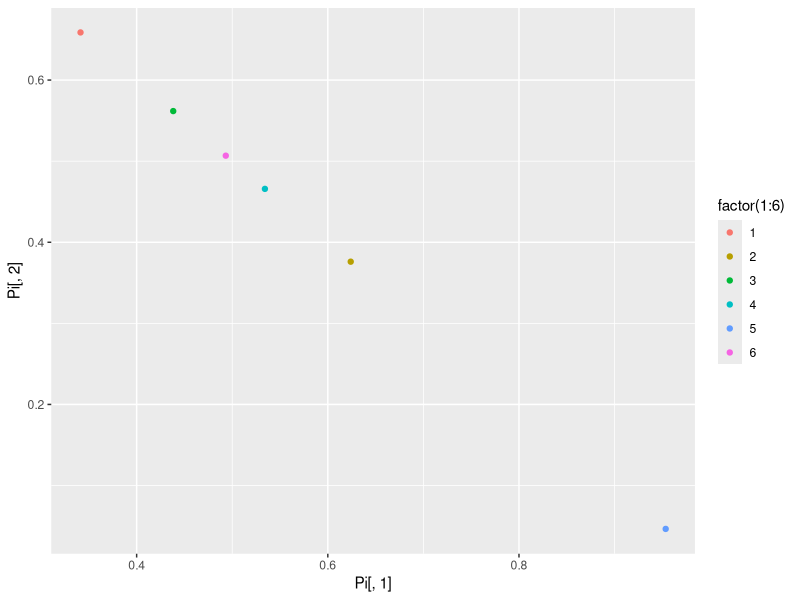

Reproduce this figure in R.
## ---- chunk 1
knitr::opts_chunk$set(echo = TRUE)
## ---- chunk 2
### Declare some toy data ----
# document term matrix of word counts
X <- rbind(c(0, 0, 1, 2, 2),
           c(0, 0, 1, 1, 1),
           c(0, 1, 2, 2, 2),
           c(4, 4, 4, 4, 4),
           c(3, 3, 4, 4, 4),
           c(3, 4, 4, 4, 4))

W <- seq_len(ncol(X))

N_d = nrow(X)  # num of docs
N_w = length(W)  # num of words
N_k = 2  # num of topics

### Initialize parameters ----
# set.seed(8675309)

alpha <- rep(1, N_k)
gamma <- rep(1, N_w) # I usually call this "beta"

# Z := word topic assignment, initialized with random integers
# This would have to be a triplet or other sparse matrix
Z <- matrix(sample.int(10, N_w * N_d, replace = TRUE), ncol = N_w, nrow = N_d)

# Pi := document topic distribution
Pi <- gtools::rdirichlet(N_d, alpha)

# B := word topic distribution
B <- gtools::rdirichlet(N_k, gamma)

### Here is the Gibbs sampler ----

num_iter <- 1000

for (j in 1:num_iter) { # for each iteration
  
  # Sample from full conditional of Z
  for (i in seq_len(N_d)) { # For each document
    for (v in seq_len(N_w)) { # for each word
      # Calculate params for Z
      p_iv <- exp(log(Pi[i,]) + log(B[,v]))
      
      # p_iv <- p_iv / sum(p_iv) # normalization not required in R
      
      # Resample word topic assignment Z
      Z[i,v] <- which.max(rmultinom(1, 1, p_iv))
    }
  }
  
  # Sample from the full conditional of Pi
  for (i in seq_len(N_d)) { # for each document
    for (v in seq_len(N_w)) { # for each word
      m <- numeric(N_k)
      
      # gather sufficient statistics
      for (k in seq_len(N_k)) {
        m[k] <- sum(Z[i,] == k)
      }
      
      # resample doc-topic distribution
      Pi[i,] <- gtools::rdirichlet(1, alpha + m)
    }
  }
  
  # Sample from the full conditional of B
  for (k in seq_len(N_k)) {
    n <- numeric(N_w)
    
    # Gather sufficient statistics
    for (v in seq_len(N_w)) {
      for (i in seq_len(N_d)) {
        for (l in seq_len(N_w)) {
          n[v] <- n[v] + (X[i, l] == v & Z[i,l] == k)
        }
      }
    }
    
    # resample word topic distribution
    B[k,] <- gtools::rdirichlet(1, gamma + n)
  }
  
}

ggplot2::qplot(x = Pi[,1], y = Pi[,2], colour = factor(1:6))
